Frame 1 (no input): blank canvas, image omitted
Frame 60 (the mouse pressed at the canvas centre just before this capture): blank canvas, image omitted
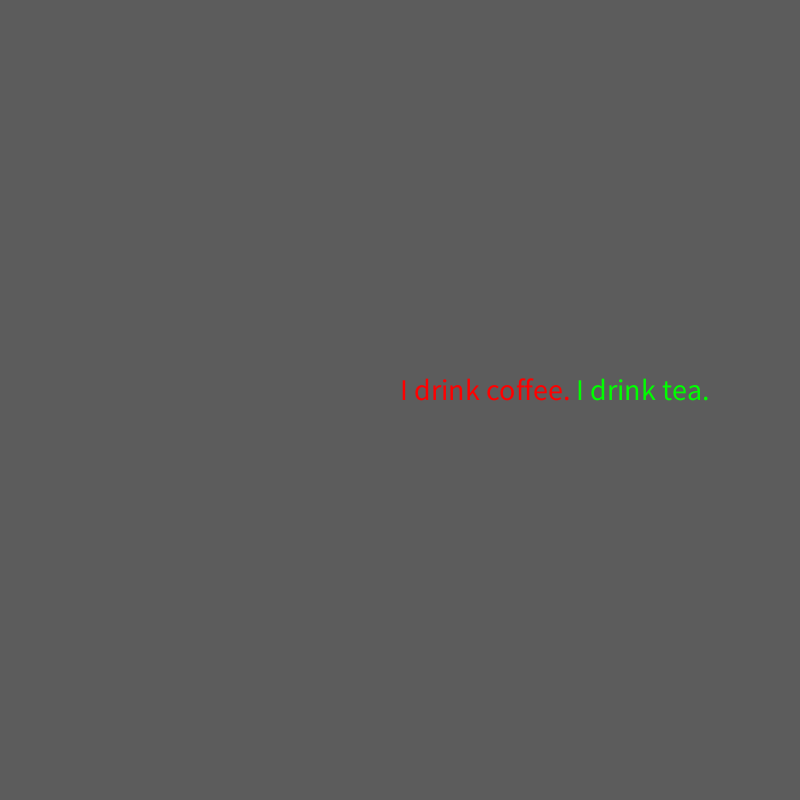
Frame 120 (the mouse held since frame 60 and released just before this capture)

The Processing sketch whose frames 1 and 60 were blank and that drew this single picture after the mouse press (run headless with seeded random() and noise(); from frame 60 on, the mouse is pressed at the canvas centre):

// Processing sketch: randomStuff
// ── randomStuff.pde
String[] sentences = {"I drink coffee. ", "I drink tea."};

void setup() {
	size(800, 800);
	textSize(30);
}

void draw() {
	background(92);
	drawText(sentences[0], 0xffff0000, sentences[1], 0xff00ff00, mouseX, mouseY);
}

void drawText(String txt1, int col1, String txt2, int col2, int x, int y) {
	fill(col1);
	text(txt1, x, y);
	fill(col2);
	text(txt2, x + textWidth(txt1), y);
}
